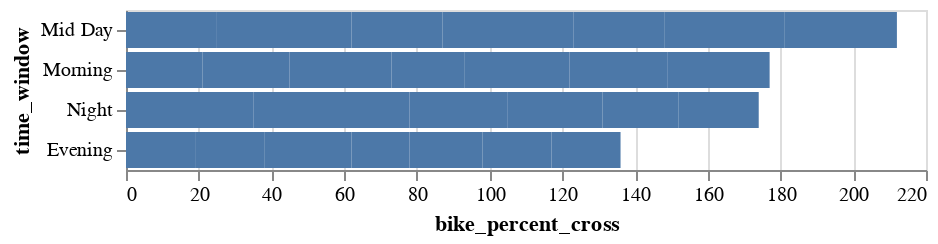

Notebook source saved alongside this figure:
### Markdown cell above
### 3 . EDA - 6 : When in the day(Time Intervals)  do people bike through these Seattle crossings?

### Code cell
# Visualization
alt.Chart(seatle_bikes_per_crossing_dt.to_pandas()).mark_bar().encode(alt.X('bike_percent_cross'),alt.Y('time_window',sort='-x'))

### Figure 1 — Vega-Lite specification as saved in the notebook (floating-point values rounded to 4 significant figures)
{"config": {"view": {"continuousWidth": 400, "continuousHeight": 300}}, "data": {"name": "data-8b1bef2857a71e83db5db99908a35379"}, "mark": "bar", "encoding": {"x": {"type": "quantitative", "field": "bike_percent_cross"}, "y": {"type": "nominal", "field": "time_window", "sort": "-x"}}, "$schema": "https://vega.github.io/schema/vega-lite/v4.8.1.json", "datasets": {"data-8b1bef2857a71e83db5db99908a35379": [{"crossing": "BroadwayCycleTrack-N", "time_window": "Evening", "missing_bike_counts": 0, "bike_counts": 104457, "bike_percent_cross": 19.0}, {"crossing": "BroadwayCycleTrack-N", "time_window": "Mid Day", "missing_bike_counts": 0, "bike_counts": 138803, "bike_percent_cross": 25.0}, {"crossing": "BroadwayCycleTrack-N", "time_window": "Morning", "missing_bike_counts": 2, "bike_counts": 119470, "bike_percent_cross": 21.0}, {"crossing": "BroadwayCycleTrack-N", "time_window": "Night", "missing_bike_counts": 4, "bike_counts": 197574, "bike_percent_cross": 35.0}, {"crossing": "Burke Gilman Trail", "time_window": "Evening", "missing_bike_counts": 388, "bike_counts": 361343, "bike_percent_cross": 19.0}, {"crossing": "Burke Gilman Trail", "time_window": "Mid Day", "missing_bike_counts": 972, "bike_counts": 679950, "bike_percent_cross": 37.0}, {"crossing": "Burke Gilman Trail", "time_window": "Morning", "missing_bike_counts": 780, "bike_counts": 443547, "bike_percent_cross": 24.0}, {"crossing": "Burke Gilman Trail", "time_window": "Night", "missing_bike_counts": 2530, "bike_counts": 373206, "bike_percent_cross": 20.0}, {"crossing": "Elliot Bay Trail", "time_window": "Evening", "missing_bike_counts": 0, "bike_counts": 501665, "bike_percent_cross": 24.0}, {"crossing": "Elliot Bay Trail", "time_window": "Mid Day", "missing_bike_counts": 2, "bike_counts": 526893, "bike_percent_cross": 25.0}, {"crossing": "Elliot Bay Trail", "time_window": "Morning", "missing_bike_counts": 0, "bike_counts": 587167, "bike_percent_cross": 28.0}, {"crossing": "Elliot Bay Trail", "time_window": "Night", "missing_bike_counts": 10, "bike_counts": 494133, "bike_percent_cross": 23.0}, {"crossing": "Greenway-NW-58Strt", "time_window": "Evening", "missing_bike_counts": 36, "bike_counts": 63702, "bike_percent_cross": 16.0}, {"crossing": "Greenway-NW-58Strt", "time_window": "Mid Day", "missing_bike_counts": 92, "bike_counts": 142864, "bike_percent_cross": 36.0}, {"crossing": "Greenway-NW-58Strt", "time_window": "Morning", "missing_bike_counts": 82, "bike_counts": 79401, "bike_percent_cross": 20.0}, {"crossing": "Greenway-NW-58Strt", "time_window": "Night", "missing_bike_counts": 242, "bike_counts": 106681, "bike_percent_cross": 27.0}, {"crossing": "Greenwayway-NE-62Strt", "time_window": "Evening", "missing_bike_counts": 0, "bike_counts": 66966, "bike_percent_cross": 20.0}, {"crossing": "Greenwayway-NE-62Strt", "time_window": "Mid Day", "missing_bike_counts": 0, "bike_counts": 82828, "bike_percent_cross": 25.0}, {"crossing": "Greenwayway-NE-62Strt", "time_window": "Morning", "missing_bike_counts": 2, "bike_counts": 96285, "bike_percent_cross": 29.0}, {"crossing": "Greenwayway-NE-62Strt", "time_window": "Night", "missing_bike_counts": 6, "bike_counts": 88424, "bike_percent_cross": 26.0}, {"crossing": "MTS Trail", "time_window": "Evening", "missing_bike_counts": 0, "bike_counts": 135031, "bike_percent_cross": 19.0}, {"crossing": "MTS Trail", "time_window": "Mid Day", "missing_bike_counts": 0, "bike_counts": 240275, "bike_percent_cross": 33.0}, {"crossing": "MTS Trail", "time_window": "Morning", "missing_bike_counts": 5, "bike_counts": 196872, "bike_percent_cross": 27.0}, {"crossing": "MTS Trail", "time_window": "Night", "missing_bike_counts": 6, "bike_counts": 154899, "bike_percent_cross": 21.0}, {"crossing": "Sealth Trail", "time_window": "Evening", "missing_bike_counts": 120, "bike_counts": 2550, "bike_percent_cross": 19.0}, {"crossing": "Sealth Trail", "time_window": "Mid Day", "missing_bike_counts": 300, "bike_counts": 4105, "bike_percent_cross": 31.0}, {"crossing": "Sealth Trail", "time_window": "Morning", "missing_bike_counts": 240, "bike_counts": 3753, "bike_percent_cross": 28.0}, {"crossing": "Sealth Trail", "time_window": "Night", "missing_bike_counts": 784, "bike_counts": 2977, "bike_percent_cross": 22.0}]}}
